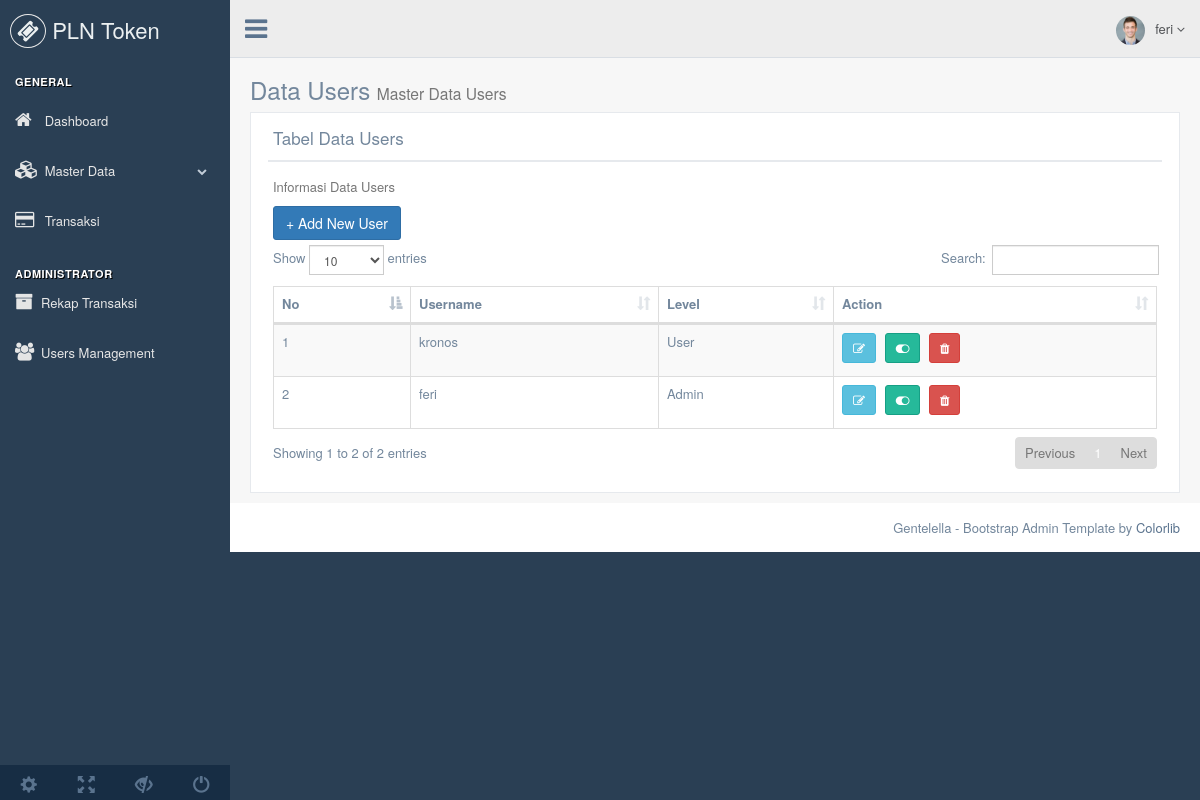
Page /?page=data_user (signed in) on the earlier database version.
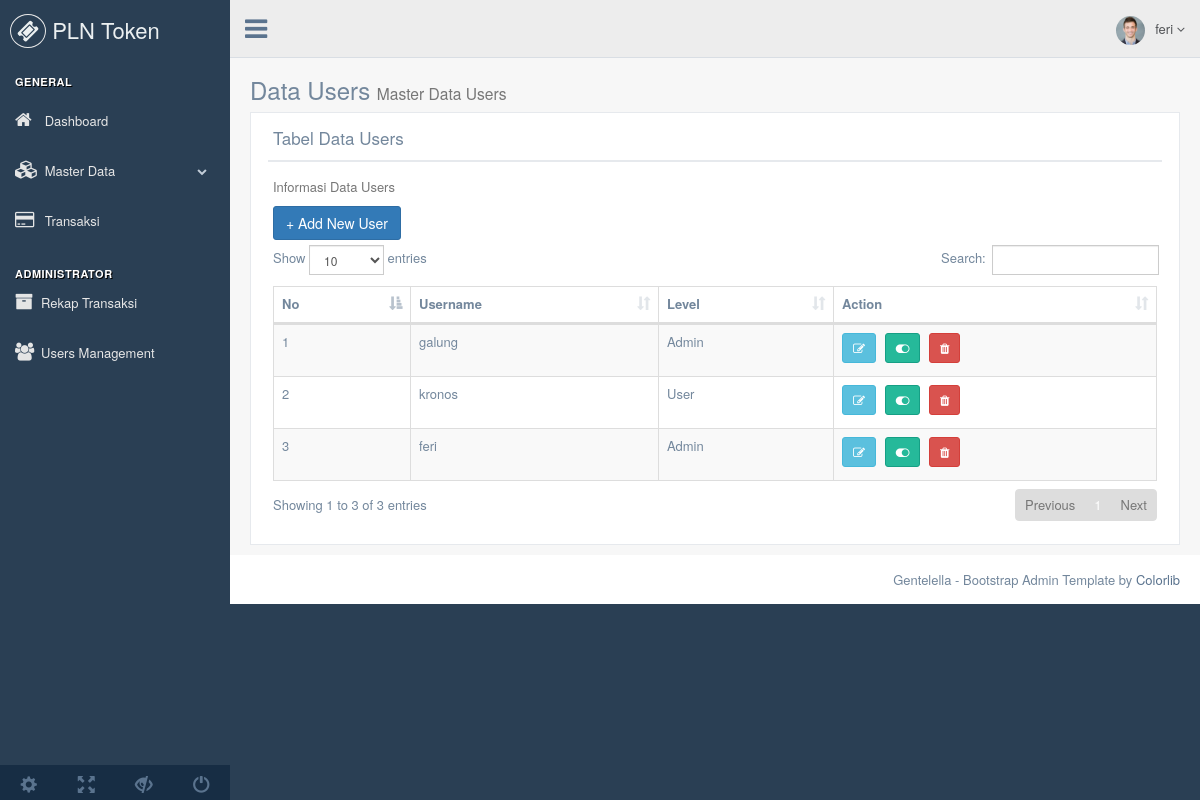
Same page on the later database version.
### tables this page shows
CREATE TABLE `user` (
  `id_user` int(11) NOT NULL,
  `username` varchar(50) NOT NULL,
  `password` varchar(255) NOT NULL,
  `level` tinyint(1) NOT NULL COMMENT '0.user 1.admin',
  `status` tinyint(1) NOT NULL COMMENT '0. nonaktif 1. aktif'
);

### data_user.php (the view, shortened to what this page needs)
<?php if ($logged_in['level'] == 0): ?>
        <div class="right_col" role="main">
          <div class="">
            <div class="page-title">
                <h3 align="center"> You Have No Permission to open this page</h3>
              </div>
            </div>
          </div>
        </div>
 <?php else: ?>
        <div class="right_col" role="main">
          <div class="">
            <div class="page-title">
              <div class="title_left">
                <h3>Data Users <small>Master Data Users</small></h3>
              </div>
            </div>
            <div class="clearfix"></div>
            <div class="row">
              <div class="col-md-12 col-sm-12 col-xs-12">
                <div class="x_panel">
                  <div class="x_title">
                    <h2>Tabel Data Users</h2>
                    <div class="clearfix"></div>
                  </div>
                  <div class="x_content">
                    <p class="text-muted font-13 m-b-30">
                      Informasi Data Users
                    </p>
                    <a class="btn btn-primary" href="<?php echo base_url.'?page=form_user' ?>">+ Add New User</a>
                    <table id="datatable" class="table table-striped table-bordered">
                      <thead>
                        <tr>
                          <th>No</th>
                          <th>Username</th>
                          <th>Level</th>
                          <th>Action</th>
                        </tr>
                      </thead>
                      <tbody>
                      <?php
                      $no = 1;
                      $query = mysqli_query($koneksi, "SELECT * FROM user ORDER BY id_user DESC"); ?>
                      <?php while ($row = mysqli_fetch_assoc($query)) : ?>
                      <?php if ($row['level'] == 0) {
                        $level = 'User';
                      }else{
                        $level = 'Admin';
                      } ?>
                       <tr>
                          <td><?php echo $no; ?></td>
                          <td><?php echo $row['username']; ?></td>
                          <td><?php echo $level; ?></td>
                          <td><a title="Edit" class='btn btn-sm btn-info' href='<?php echo base_url."?page=form_user&id=$row[id_user]"; ?>'><i class='fa fa-edit'></i></a>
                            <?php if ($row['status'] == 0): ?>
                              <a title="Non Aktif" class='btn btn-sm btn-default' href='<?php echo base_url."/action_user.php?id=$row[id_user]&soft_delete=1"; ?>'><i class='fa fa-toggle-off'></i></a>
                            <?php else: ?>
                              <a title="Aktif" class='btn btn-sm btn-success' href='<?php echo base_url."/action_user.php?id=$row[id_user]&soft_delete=0"; ?>'><i class='fa fa-toggle-on'></i></a>
                            <?php endif; ?>
                              <button title="Hapus permanen" type="button" class="btn btn-danger btn-sm" data-toggle="modal" data-target="#myModal"><i class='fa fa-trash'></i></button>
                          </td>
                        </tr>
                        <?php $no++; ?>
                      <?php endwhile; ?>
                      </tbody>
                    </table>
                  </div>
                </div>
              </div>
            </div>
          </div>
        </div>
<?php endif; ?>

Differences in the rows shown:
added user: username "galung", level "Admin"
Other differences:
text written by a page script: "Show entries Search: Showing 1 to 2 of 2 entries Previous 1 Next" → "Show entries Search: Showing 1 to 3 of 3 entries Previous 1 Next"
